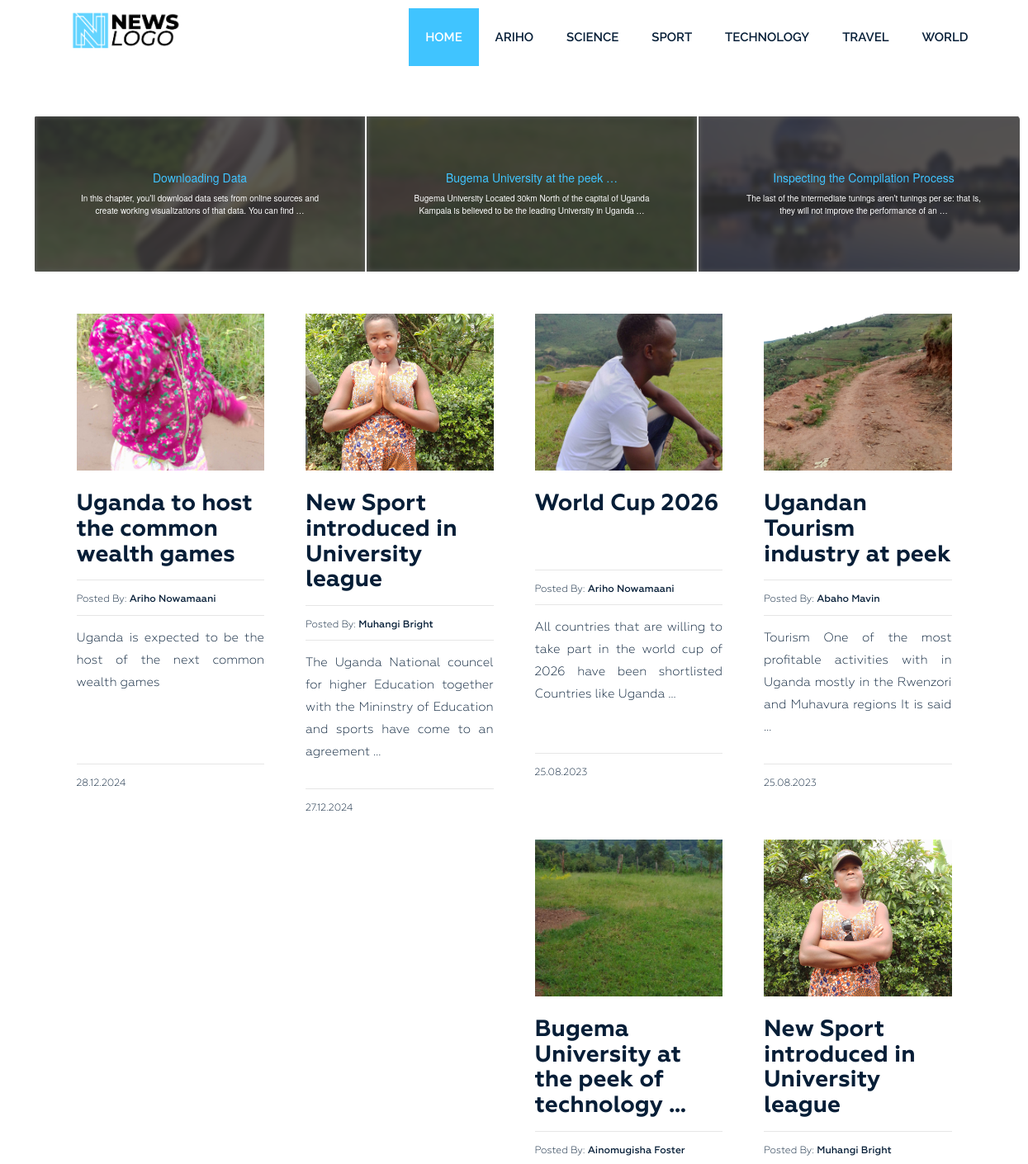
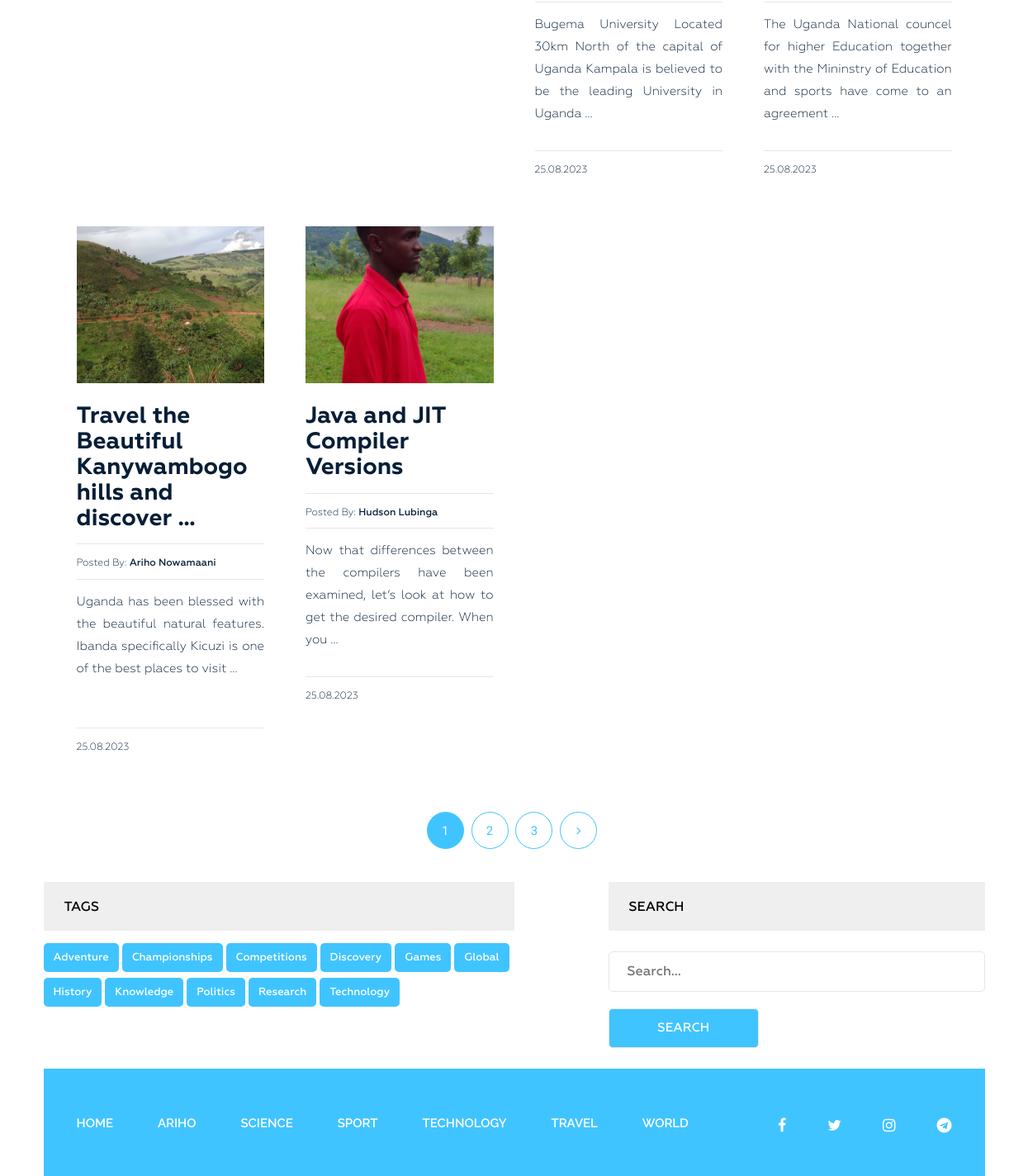
The page / on the database its author committed (2 pictures, top to bottom).
### news/models.py (models this page shows, shortened)
class Category(models.Model):
    title = models.CharField(max_length=255)
    slug = models.SlugField(max_length=255, verbose_name='Category_url', unique=True)
    def get_absolute_url(self):
        return reverse('category', kwargs={"slug": self.slug})
    class Meta:
        verbose_name = 'Category(s)'
        verbose_name_plural = 'Categories'
        ordering = ['title']

class Post(models.Model):
    title = models.CharField(max_length=255, verbose_name='Name')
    slug = models.SlugField(max_length=255, unique=True, verbose_name='Link')
    author = models.CharField(max_length=100, verbose_name='Author')
    content = models.TextField(blank=True, verbose_name='Content')
    created_at = models.DateTimeField(default=timezone.now(), verbose_name='Published')
    photo = models.ImageField(upload_to='photos/%Y/%m/%d/', blank=True, verbose_name='Photo')
    views = models.IntegerField(default=0, verbose_name='Number of views')
    category = models.ForeignKey(Category, on_delete=models.PROTECT, related_name='posts', verbose_name='Category')
    tags = models.ManyToManyField(Tag, blank=True, related_name='posts', verbose_name='Tag')
    is_published = models.BooleanField(default=True)
    def get_absolute_url(self):
        return reverse('post', kwargs={"slug": self.slug})
    class Meta:
        verbose_name = 'Article(s)'
        verbose_name_plural = 'Articles'
        ordering = ['-created_at']

class Tag(models.Model):
    title = models.CharField(max_length=50)
    slug = models.SlugField(max_length=50, verbose_name='Slug_url', unique=True)
    def get_absolute_url(self):
        return reverse('tag', kwargs={"slug": self.slug})
    class Meta:
        verbose_name = 'Tag'
        verbose_name_plural = 'Tags'
        ordering = ['title']

### news/views.py (the view)
# urls.py: path('', Home.as_view(), name='home'),
class Home(ListView):
    model = Post
    template_name = 'news/index.html'
    context_object_name = 'posts'
    paginate_by = 8
    def get_queryset(self):
        return Post.objects.order_by('-created_at')
    def get_context_data(self, *, object_list=None, **kwargs):
        context = super().get_context_data(**kwargs)
        pinned_post = Post.objects.latest('created_at')
        pinned_post.views = F('views') + 1
        pinned_post.save()
        pinned_post.refresh_from_db()
        context['pinned_post'] = pinned_post
        context['title'] = 'News App'
        categories = Category.objects.all()
        latest_posts_by_category = {}
        for category in categories:
            latest_posts_by_category[category.slug] = Post.objects.filter(category=category)[:2]
        context['latest_posts_by_category'] = latest_posts_by_category
        return context

### news/templatetags/menu.py (called while the page is built)
@register.inclusion_tag('news/menu_tpl.html')
def show_menu(menu_class='menu'):
    categories = Category.objects.all()
    return {"categories": categories, "menu_class": menu_class}

### news/templatetags/sidebar.py (called while the page is built)
@register.inclusion_tag('news/tags_tpl.html')
def get_tags():
    tags = Tag.objects.all()
    return {"tags": tags}

### news/templates/news/index.html (shortened to what this page needs)
{% extends 'base.html' %}
{% load static %}
{% load sidebar %}
{% block content %}
    <section class="slider-area">
        <div class="container">
            <div class="row">
                <div class="col-md-12">
                    <div class="infinite-carousel">
                        <div id="carousel" class="carousel-wrapper">
                          <div class="carousel-items">
                            {% for category, posts in latest_posts_by_category.items %}
                                {% for post in posts %}
                                    <div class="carousel-block">
                                        {% if post.photo %}
                                        <img src="{{ post.photo.url }}" alt="{{ post.title }}">
                                        {% else %}
                                        <img src="{% static 'img/no-image.jpeg'%}" alt="{{ post.title }}" width="300">
                                        {% endif %}
                                        <div class="overlay">
                                            <div class="overlay-content">
                                                <a href="{{ post.get_absolute_url }}">
                                                    <h4>{{ post.title|truncatewords_html:5|safe }}</h4>
                                                    <p>{{ post.content|truncatewords_html:20|safe }}</p>
                                                </a>
                                            </div>
                                        </div>
                                    </div>
                                {% endfor %}
                            {% endfor %}
                        </div>
                    </div>
                </div>
            </div>
        </div>
    </section>
<section class="blog-post-area">
    <div class="container">
        <div class="row">
            <div class="blog-post-area-style">
                {% for post in posts %}
                    <div class="col-md-3">
                        <div class="single-post">
                            <div class="main-img">
                                {% if post.photo %}
                                <img src="{{ post.photo.url }}" alt="{{ post.title }}">
                                {% else %}
                                <img src="{% static 'img/no-image.jpeg'%}" alt="{{ post.title }}" height="201" width="300">
                                {% endif %}
                            </div>
                            <h3><a href="{{ post.get_absolute_url }}">{{ post.title|truncatewords_html:7|safe }}</a></h3>
                            <h4><span>Posted By: <span class="author-name">{{ post.author }}</span></span></h4>
                            <a href="{{ post.get_absolute_url }}"><p>{{ post.content|truncatewords_html:20|safe }}</p></a>
                            <h4><span>{{ post.created_at|date:"d.m.Y" }}</span></h4>
                        </div>
                    </div>
                {% endfor %}
            </div>
        </div>
        {% if page_obj.has_other_pages %}
            <div class="pegination">
                <div class="nav-links">
                    {% for p in page_obj.paginator.page_range %}
                        {% if page_obj.number == p %}
                        <span class="page-numbers current">{{ p }}</span>
                        {% elif p > page_obj.number|add:-3 and p < page_obj.number|add:3 %}
                        <a class="page-numbers" href="?page={{ p }}">{{ p }}</a>
                        {% endif %}
                    {% endfor %}
                    {% if page_obj.has_next %}
                    <a class="page-numbers" href="?page={{ page_obj.next_page_number }}"><i class="fa fa-angle-right" aria-hidden="true"></i></a>
                    {% endif %}
                </div>
            </div>
        {% endif %}
        <section class="main-nav single-blog-area">
            <div class="right-tags">
                {% get_tags %}
            </div>
            <div class="left-search newsletter">
                <h2 class="sidebar-title main-tl">Search</h2>
                <form action="{% url 'search' %}" method="get">
                    <input type="text" name="s" id="" placeholder="Search...">
                    <input type="submit" value="Search">
                </form>
            </div>
        </section>
    </div>
</section>
{% endblock %}

### templates/base.html (shortened to what this page needs)
{% load static %}
{% load cache %}
<!DOCTYPE html>
<html lang="en">
<head>
    <link rel="stylesheet" href="{% static 'css/bootstrap.css' %}">
    <link rel="stylesheet" href="{% static 'css/font-awesome.min.css' %}">
    <link rel="stylesheet" href="{% static 'style.css' %}">
    <link rel="stylesheet" href="{% static 'responsive.css' %}">
    <link rel="stylesheet" href="{% static 'slider.css' %}">
</head>
<body>
    <div class="wrapper">
        {% cache 20 header %}
        {% include 'inc/_header.html' %}
        {% endcache %}
        {% block content %} {% endblock %}
        {% cache 20 footer %}
        {% include 'inc/_footer.html' %}
        {% endcache %}
    </div>
</body>
</html>

### templates/inc/_header.html
{% load static %}
{% load menu %}
<header class="header">
    <div class="container">
        <div class="row">
            <div class="col-md-2">
                <div class="logo">
                    <a href="{% url 'home' %}"><img src="{% static 'img/logo.png'%}" alt="News"></a>
                </div>
            </div>
            <div class="col-md-10">
                {% show_menu %}
            </div>
        </div>
    </div>
</header>

### news/templates/news/tags_tpl.html
<div class="tags">
    <h2 class="sidebar-title main-tl">Tags</h2>
    {% for tag in tags %}
    <p><a href="{{ tag.get_absolute_url }}">{{ tag.title }}</a></p>
    {% endfor %}
</div>

### templates/inc/_footer.html
{% load menu %}
<footer class="footer">
    <div class="container">
        <div class="row">
            <div class="col-md-12">
                <div class="footer-bg">
                    <div class="row">
                        <div class="col-md-9">
                            {% show_menu 'footer-menu' %}
                        </div>
                        <div class="col-md-3">
                            <div class="footer-icon">
                                <p><a href="#"><i class="fa fa-facebook" aria-hidden="true"></i></a><a href="#"><i class="fa fa-twitter" aria-hidden="true"></i></a><a href="#"><i class="fa fa-instagram" aria-hidden="true"></i></a><a href="#"><i class="fa fa-telegram" aria-hidden="true"></i></a></p>
                            </div>
                        </div>
                    </div>
                </div>
            </div>
        </div>
    </div>
</footer>

### news_app/static/slider.css (style rules this page uses)
.infinite-carousel { left: -24px; position: relative; width: calc(100% + 54px); height: 190px; overflow: hidden; display: block; border-radius: 5px; }
.carousel-block { float: left; flex-shrink: 0; position: relative; padding: 0px 1px; height: 190px; overflow: hidden; display: flex; align-items: center; justify-content: center; border: 1px solid white; }
.carousel-block img { filter: blur(3px); height: 100% !important; width: 100% !important; object-fit: cover !important; object-position: center !important; }
p { position: relative; font-size: 24px; text-align: center; display: block; align-items: center; vertical-align: center; }
.carousel-wrapper { overflow: hidden; position: relative; left: 50%; transform: translateX(-50%); }
.carousel-items { width: 10000px; position: relative; display: flex; overflow-x: auto; -webkit-overflow-scrolling: touch; }
.overlay { position: absolute; top: 0; right: 0; width: 100%; height: 100%; background-color: rgba(50, 51, 51, 80%); }
.overlay-content { height: 100%; padding: 10px; display: flex; align-content: center; flex-wrap: wrap; justify-content: center; outline: 2px solid white; }
.overlay-content a { display: flex; flex-wrap: wrap; justify-content: center; align-items: center; }
.overlay-content p, a { color: #ffffff; }
.overlay-content h4 { font-size: 14px; color: #40c4ff; }
.overlay-content p { font-size: 10px; }
.overlay-content a { position: relative; top: 0; left: 0; width: 80%; height: 100%; text-decoration: none; display: flex; align-content: center; }
.slider-area { margin: 50px 50px 0px; }

### rows shown on the page
Category: title "ARIHO"
Category: title "SCIENCE"
Category: title "SPORT"
Category: title "TECHNOLOGY"
Category: title "TRAVEL"
Category: title "WORLD"
Post: photo (picture), title "Downloading Data", content "In this chapter, you’ll download data sets from online sources and create working visualizations of that data. You can find …"
Post: photo (picture), title "Bugema University at the peek …", content "Bugema University Located 30km North of the capital of Uganda Kampala is believed to be the leading University in Uganda …", title "Bugema University at the peek of technology …", author "Ainomugisha Foster", created_at "25.08.2023"
Post: photo (picture), title "Inspecting the Compilation Process", content "The last of the intermediate tunings aren’t tunings per se: that is, they will not improve the performance of an …"
Post: photo (picture), title "Uganda to host the common wealth games", author "Ariho Nowamaani", content "Uganda is expected to be the host of the next common wealth games", created_at "28.12.2024"
Post: photo (picture), title "New Sport introduced in University league", author "Muhangi Bright", content "The Uganda National councel for higher Education together with the Mininstry of Education and sports have come to an agreement …", created_at "27.12.2024"
Post: photo (picture), title "World Cup 2026", author "Ariho Nowamaani", content "All countries that are willing to take part in the world cup of 2026 have been shortlisted Countries like Uganda …", created_at "25.08.2023"
Post: photo (picture), title "Ugandan Tourism industry at peek", author "Abaho Mavin", content "Tourism One of the most profitable activities with in Uganda mostly in the Rwenzori and Muhavura regions It is said …", created_at "25.08.2023"
Post: photo (picture), title "New Sport introduced in University league", author "Muhangi Bright", content "The Uganda National councel for higher Education together with the Mininstry of Education and sports have come to an agreement …", created_at "25.08.2023"
Post: photo (picture), title "Travel the Beautiful Kanywambogo hills and discover …", author "Ariho Nowamaani", content "Uganda has been blessed with the beautiful natural features. Ibanda specifically Kicuzi is one of the best places to visit …", created_at "25.08.2023"
Post: photo (picture), title "Java and JIT Compiler Versions", author "Hudson Lubinga", content "Now that differences between the compilers have been examined, let’s look at how to get the desired compiler. When you …", created_at "25.08.2023"
Tag: title "Adventure"
Tag: title "Championships"
Tag: title "Competitions"
Tag: title "Discovery"
Tag: title "Games"
Tag: title "Global"
Tag: title "History"
Tag: title "Knowledge"
Tag: title "Politics"
Tag: title "Research"
Tag: title "Technology"

### other values the page prints
{{ p }} "1"
{{ p }} "2" "3"
